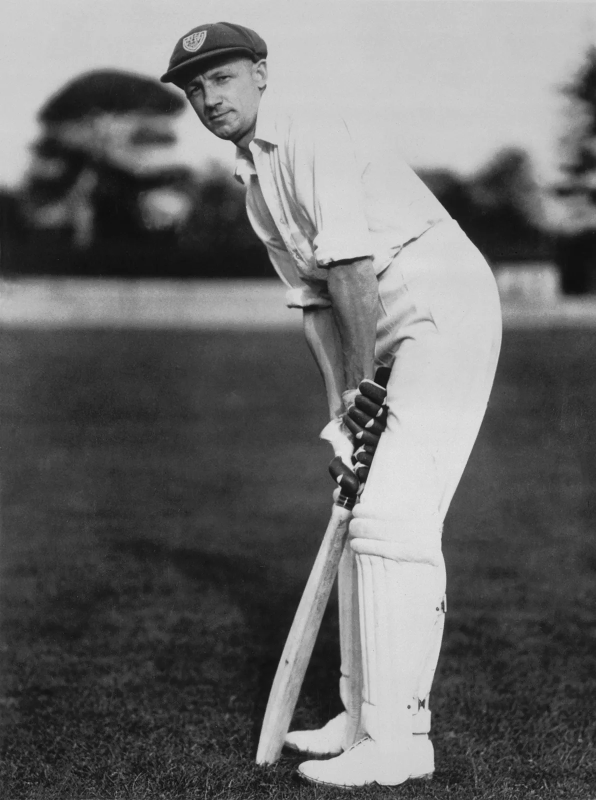
#> input picture data/historical_images/bradman.jpg, 1192 x 1600 px (shown at 1/2 size); its folder holds only this picture in this run
$ python -i colour.py   (imports and definitions only)   (older library calls are emulated)
#> lines starting #> are read from the running program, lines starting #| are printed output that depends on the picture; after the words box and inside, x2 and y2 are one past the last pixel; in counts of white or black regions, pixels touching at a corner belong together
"""Steps 2 and 3: colours taken from the reference photo, then held steady over time.

Step 2, colour transfer (per region: the player, and the scene around him, each matched to the same region of
the reference image, blended with a feathered mask so there is no seam):
  - black-and-white photo (Bradman): the clip is made monochrome too (MusePose had tinted it), and the
    luminance distribution of each region is matched to the photo's
  - colour photo (McGrath): a linear colour transfer (Monge-Kantorovich, Pitie & Kokaram 2007) in Lab from
    the WHOLE clip's colour statistics to the photo's: one transform for all frames, so the colours that
    vary over time keep varying the same way, only the overall cast and saturation change
  - palette constraint: player pixels whose colour is far from every colour in the photo (k-means palette,
    24 colours) have their chroma pulled towards the nearest photo colour; luminance is untouched, so
    shading and gradients stay
Step 3, temporal stabilisation:
  - each region's mean colour is smoothed over time (Gaussian, sigma 2 frames) and every frame is shifted
    to it: no colour flicker between frames
  - the static scene is calmed: background pixels are blended with their temporal median over +-4 frames,
    using only frames where the player does not cover that pixel (no ghosts)
  - all processing in float32; output with a +-0.5 level dither, so smooth gradients do not band
"""
import cv2
import numpy as np
from scipy.ndimage import gaussian_filter1d

from refine.score import palette, player_mask


def to_lab(bgr):
    return cv2.cvtColor(bgr.astype(np.float32) / 255.0, cv2.COLOR_BGR2LAB)


# [5 lines left out: function to_bgr, not called in this run]


def feather(mask, r=7):
    m = cv2.dilate(mask.astype(np.uint8), np.ones((5, 5), np.uint8)).astype(np.float32)
    return cv2.GaussianBlur(m, (0, 0), r)[..., None]


def _sqrtm(C):
    w, V = np.linalg.eigh(C)
    return (V * np.sqrt(np.clip(w, 1e-8, None))) @ V.T


# [5 lines left out: function mkl, not called in this run]


def _stats(samples):
    x = np.concatenate(samples).reshape(-1, 3).astype(np.float64)
    return x.mean(0), np.cov(x.T) + np.eye(3) * 1e-3


# [136 lines left out: functions lum_match, masks_for, transfer, skeleton_cover, stabilise, not called in this run]


def noise_sigma(gray):
    """Noise/grain level: robust std of the fine detail (image minus its 3x3 median) in smooth regions."""
    g = gray.astype(np.float32)
    hp = g - cv2.medianBlur(gray, 3).astype(np.float32)
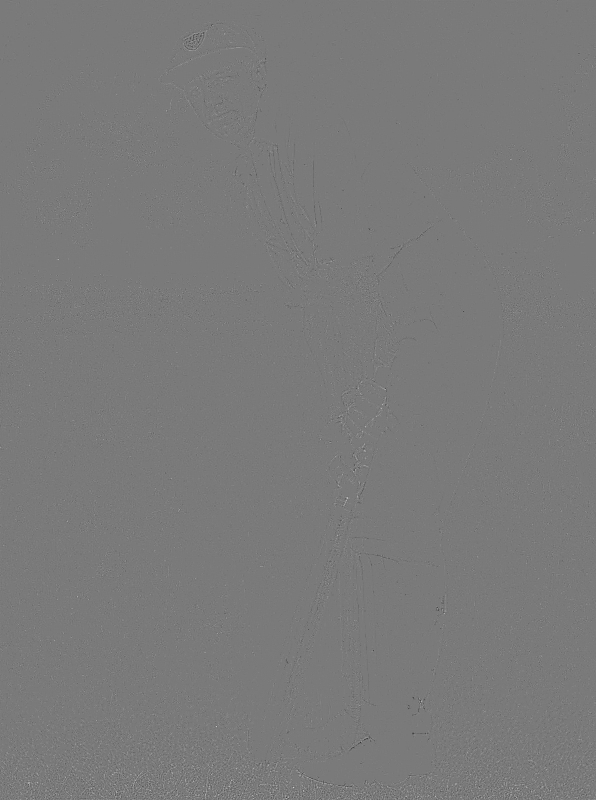
#> hp: shape (1600, 1192) float32 (shown at 1/2 size); min -45, max 49, mean 0; drawn with min black and max white
    grad = cv2.Laplacian(cv2.GaussianBlur(g, (0, 0), 2), cv2.CV_32F)
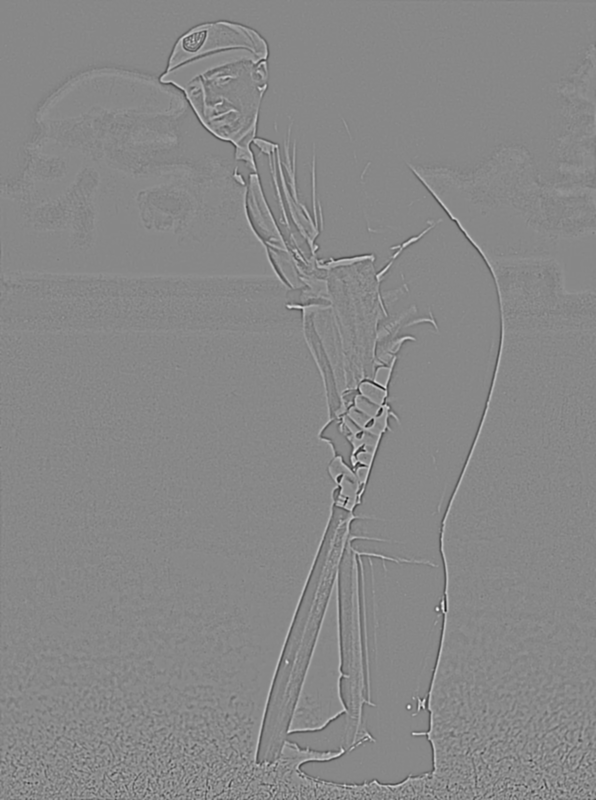
#> grad: shape (1600, 1192) float32 (shown at 1/2 size); min -18.98, max 16.64, mean -0.000382; drawn with min black and max white
    smooth = np.abs(grad) < np.percentile(np.abs(grad), 40)
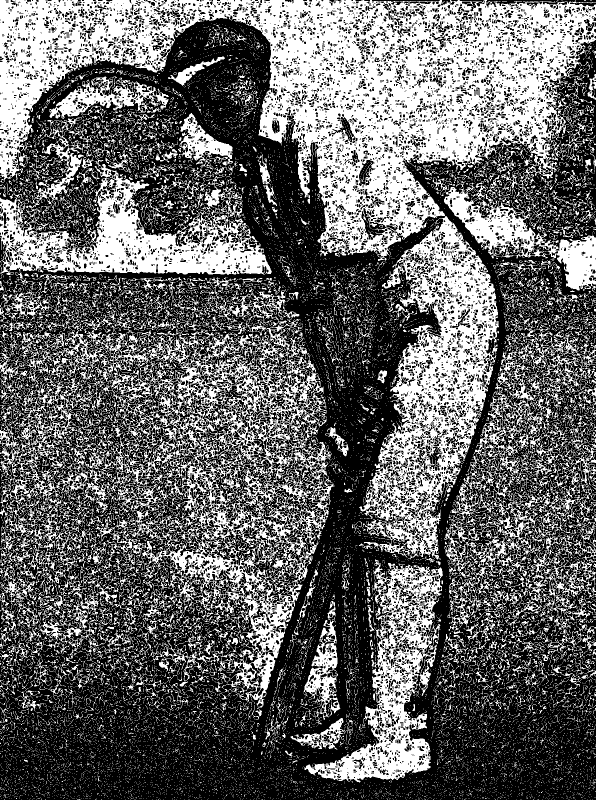
#> smooth: shape (1600, 1192) bool (shown at 1/2 size); 40% white; 16623 white regions (15562 under 20 px), largest, box (x1, y1, x2, y2) and area: (0, 0, 1192, 1119) 308447, (0, 574, 669, 1415) 144402, (0, 235, 544, 550) 51297
    v = hp[smooth]
    return float(1.4826 * np.median(np.abs(v - np.median(v)))) if v.size else 0.0


# [20 lines left out: function grain, not called in this run]

>>> import cv2
>>> picture = cv2.imread('../data/historical_images/bradman.jpg', cv2.IMREAD_GRAYSCALE)
>>> result = noise_sigma(picture)
#> result = 0
